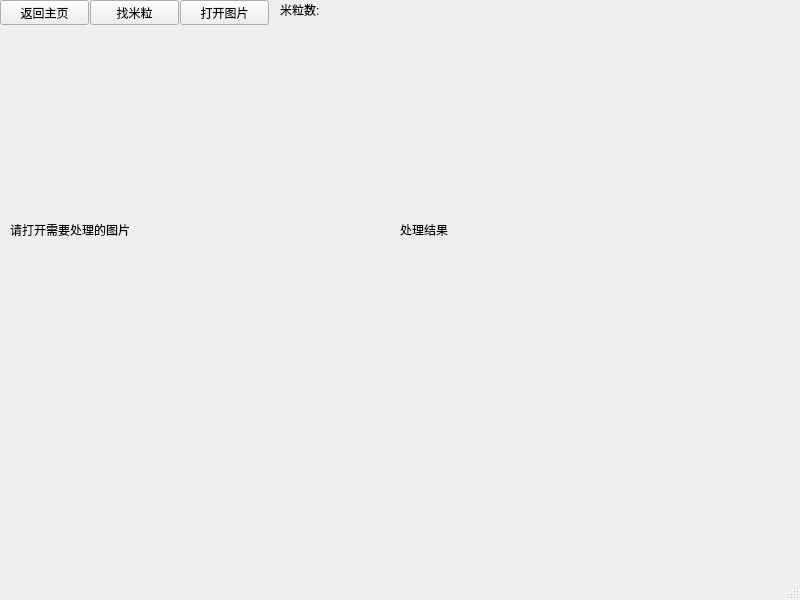
<?xml version="1.0" encoding="UTF-8"?>
<ui version="4.0">
 <class>CountRiceWindow</class>
 <widget class="QMainWindow" name="CountRiceWindow">
  <property name="geometry">
   <rect>
    <x>0</x>
    <y>0</y>
    <width>800</width>
    <height>600</height>
   </rect>
  </property>
  <property name="windowTitle">
   <string>找米粒</string>
  </property>
  <widget class="QWidget" name="centralwidget">
   <widget class="QPushButton" name="pushButton">
    <property name="geometry">
     <rect>
      <x>180</x>
      <y>0</y>
      <width>89</width>
      <height>25</height>
     </rect>
    </property>
    <property name="text">
     <string>打开图片</string>
    </property>
   </widget>
   <widget class="QPushButton" name="countRice">
    <property name="geometry">
     <rect>
      <x>90</x>
      <y>0</y>
      <width>89</width>
      <height>25</height>
     </rect>
    </property>
    <property name="text">
     <string>找米粒</string>
    </property>
   </widget>
   <widget class="QLabel" name="riceNum">
    <property name="geometry">
     <rect>
      <x>280</x>
      <y>0</y>
      <width>501</width>
      <height>20</height>
     </rect>
    </property>
    <property name="text">
     <string>米粒数:</string>
    </property>
   </widget>
   <widget class="QLabel" name="origionImage">
    <property name="geometry">
     <rect>
      <x>10</x>
      <y>30</y>
      <width>400</width>
      <height>400</height>
     </rect>
    </property>
    <property name="text">
     <string>请打开需要处理的图片</string>
    </property>
   </widget>
   <widget class="QPushButton" name="returnMain">
    <property name="geometry">
     <rect>
      <x>0</x>
      <y>0</y>
      <width>89</width>
      <height>25</height>
     </rect>
    </property>
    <property name="text">
     <string>返回主页</string>
    </property>
   </widget>
   <widget class="QLabel" name="resultImage">
    <property name="geometry">
     <rect>
      <x>400</x>
      <y>30</y>
      <width>400</width>
      <height>400</height>
     </rect>
    </property>
    <property name="text">
     <string>处理结果</string>
    </property>
   </widget>
  </widget>
  <widget class="QMenuBar" name="menubar">
   <property name="geometry">
    <rect>
     <x>0</x>
     <y>0</y>
     <width>800</width>
     <height>28</height>
    </rect>
   </property>
  </widget>
  <widget class="QStatusBar" name="statusbar"/>
 </widget>
 <resources/>
 <connections/>
</ui>
